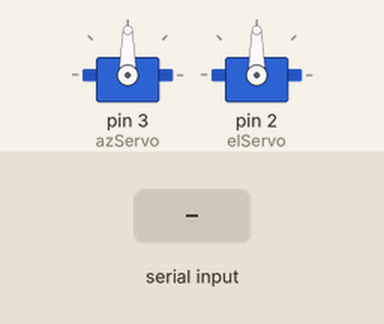
Recording of a sketch running on a simulated Arduino Uno, built with avr-gcc and run on an emulated ATmega328P. Shown: 2 × servo. Inputs (shaded band) come from the test bench. What the sketch prints to the serial monitor is not drawn.

Above: at 1.2 s.
1.3 s: "90 45\n" received over Serial
Timing chart, 0 to 8.7 s (numbered marks = the images above; inputs shaded):
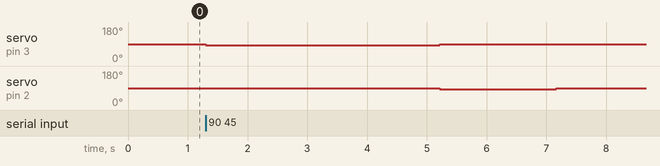

Measured:
- after the input at 1.3 s, servo on pin 3 (azServo): 90° → 84° at once, → 90° 3.9 s later; servo on pin 2 (elServo): 90° → 84° after 3.9 s, → 90° 2.0 s later

The sketch:

finale_servo_try2.ino
```cpp
/*
     Dual Continuous Servo Azimuth and Elevation Control
*/

#include <Servo.h>

// -----------------------------
// 1. Servo Objects
// -----------------------------
Servo azServo;  // Azimuth Servo
Servo elServo;  // Elevation Servo

// -----------------------------
// 2. Servo Specifications
// -----------------------------

// Azimuth Servo Specifications
const float AZ_DEG_PER_SEC = 23.0;  // Angular speed for Azimuth (degrees per second)
const int AZ_cwCommand   = 84;       // CW command for Azimuth servo
const int AZ_ccwCommand  = 96;       // CCW command for Azimuth servo

// Elevation Servo Specifications
const float EL_DEG_PER_SEC = 23.0;  // Angular speed for Elevation (degrees per second)
const int EL_cwCommand   = 84;       // CW command for Elevation servo -> will give +ve elevation
const int EL_ccwCommand  = 96;       // CCW command for Elevation servo -> -ve

// Common Command for Stopping Servos
const int stopCommand = 90;

// -----------------------------
// 3. Current Angles
// -----------------------------
float currentAz = 0.0;  // Current Azimuth angle (degrees)
float currentEl = 0.0;  // Current Elevation angle (degrees)

// -----------------------------
// 4. Setup Function
// -----------------------------
void setup() {
  // Initialize Serial Communication
  Serial.begin(115200);
  Serial.println("Dual Continuous Servo Azimuth and Elevation Control");

  // Attach Servos to Pins
  azServo.attach(3);   // Azimuth servo on pin 9
  elServo.attach(2);   // Elevation servo on pin 2

  // Initialize Servos to Stop
  azServo.write(stopCommand);
  elServo.write(stopCommand);
}

// -----------------------------
// 5. Main Loop
// -----------------------------
void loop() {
  // Check if data is available on Serial
  if (Serial.available() > 0) {
    // Read incoming data as a string until newline
    String inputData = Serial.readStringUntil('\n');

    // Trim any leading/trailing whitespace (including \r)
    inputData.trim();

    // Debug: Print the received input
    // Serial.print("Received Raw Input: '");
    // Serial.print(inputData);
    // Serial.println("'");

    // Split the inputData into azimuth and elevation
    int spaceIndex = inputData.indexOf(' ');
    if (spaceIndex == -1) {
      // No space found, invalid input
      Serial.println("Invalid Input. Please send two float values separated by a space (e.g., 45.0 30.0)");
      return;
    }

    // Extract substrings for azimuth and elevation
    String azStr = inputData.substring(0, spaceIndex);
    String elStr = inputData.substring(spaceIndex + 1);

    // Convert substrings to float
    float targetAz = azStr.toFloat();
    float targetEl = elStr.toFloat();

    // Check if both conversions were successful
    if (azStr.length() == 0 || elStr.length() == 0) {
      Serial.println("Invalid Input. Please ensure both azimuth and elevation values are provided.");
      return;
    }

    // Serial.print("Received Targets - Azimuth: ");
    // Serial.print(targetAz);
    Serial.print("°, Elevation: ");
    Serial.print(targetEl);
    Serial.println("°");

    // Rotate Azimuth Servo
    rotateServo(
      azServo,
      currentAz,
      targetAz,
      AZ_DEG_PER_SEC,
      AZ_cwCommand,
      AZ_ccwCommand,
      "Azimuth"
    );

    //Rotate Elevation Servo
    rotateServo(
      elServo,
      currentEl,
      targetEl,
      EL_DEG_PER_SEC,
      EL_cwCommand,
      EL_ccwCommand,
      "Elevation"
    );

    // Confirm Completion
    // Serial.print("Final Angles - Azimuth: ");
    // Serial.print(currentAz);
    // Serial.print("°, Elevation: ");
    // Serial.print(currentEl);
    // Serial.println("°");
  }
}

// -----------------------------
// 6. rotateServo Function
// -----------------------------
void rotateServo(Servo &servo, float &currentAngle, float targetAngle,
                float degPerSec, int cwCmd, int ccwCmd, const char *label)
{
  // 1. Calculate Angle Difference
  float diff = targetAngle - currentAngle;
  // Serial.println("targetANgle and currentAngle are " + String(targetAngle) + String(currentAngle));
  // 2. Normalize Difference to [-180, 180]
  while (diff > 180.0)  diff -= 360.0;
  while (diff < -180.0) diff += 360.0;

  // 3. Determine Rotation Direction and Angle
  float rotateAngle = fabs(diff);
  float rotateTime  = rotateAngle / degPerSec; // Time in seconds

  // 4. Decide Rotation Direction
  if (diff > 0) {
    // Rotate Clockwise
    servo.write(cwCmd);
    // Serial.print(label);
    // Serial.println(" Servo: Rotating Clockwise");
  } else if (diff < 0) {
    // Rotate Counter-Clockwise
    servo.write(ccwCmd);
    // Serial.print(label);
    // Serial.println(" Servo: Rotating Counter-Clockwise");
  } else {
    // No Rotation Needed
    servo.write(stopCommand);
    // Serial.print(label);
    // Serial.println(" Servo: Already at Target");
    return;
  }

  // 5. Wait for Rotation to Complete
  unsigned long startTime = millis();
  unsigned long waitTime   = (unsigned long)(rotateTime * 1000);
  // Serial.println(waitTime);

  while ((millis() - startTime) < waitTime) {
    // Optionally, add non-blocking code here
  }

  // 6. Stop the Servo
  servo.write(stopCommand);
  // Serial.print(label);
  // Serial.println(" Servo: Stopped");

  // 7. Update Current Angle
  currentAngle = targetAngle;
}
```
